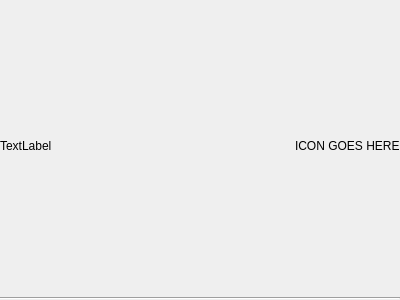
<?xml version="1.0" encoding="UTF-8"?>
<ui version="4.0">
 <class>Form</class>
 <widget class="QWidget" name="Form">
  <property name="geometry">
   <rect>
    <x>0</x>
    <y>0</y>
    <width>400</width>
    <height>300</height>
   </rect>
  </property>
  <property name="windowTitle">
   <string>Form</string>
  </property>
  <layout class="QVBoxLayout" name="verticalLayout">
   <property name="leftMargin">
    <number>0</number>
   </property>
   <property name="topMargin">
    <number>0</number>
   </property>
   <property name="rightMargin">
    <number>0</number>
   </property>
   <property name="bottomMargin">
    <number>0</number>
   </property>
   <item>
    <layout class="QHBoxLayout" name="horizontalLayout">
     <item>
      <widget class="QLabel" name="actionLabel">
       <property name="styleSheet">
        <string notr="true">font: 87 12pt &quot;Segoe UI Black&quot;;</string>
       </property>
       <property name="text">
        <string>TextLabel</string>
       </property>
      </widget>
     </item>
     <item>
      <spacer name="horizontalSpacer">
       <property name="orientation">
        <enum>Qt::Horizontal</enum>
       </property>
       <property name="sizeHint" stdset="0">
        <size>
         <width>40</width>
         <height>20</height>
        </size>
       </property>
      </spacer>
     </item>
     <item>
      <widget class="QLabel" name="actionIcon">
       <property name="text">
        <string>ICON GOES HERE</string>
       </property>
      </widget>
     </item>
    </layout>
   </item>
   <item>
    <widget class="Line" name="line">
     <property name="orientation">
      <enum>Qt::Horizontal</enum>
     </property>
    </widget>
   </item>
  </layout>
 </widget>
 <resources/>
 <connections/>
</ui>
